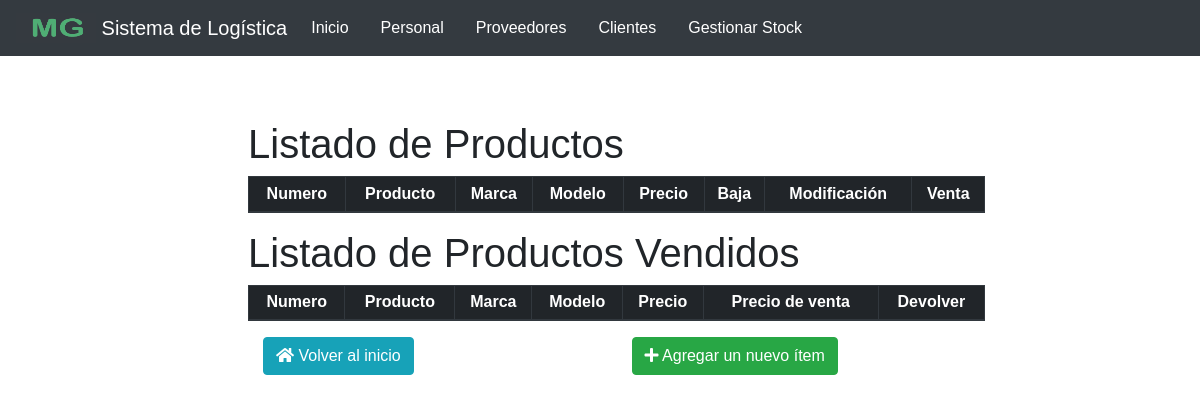
Before: /inventarioo/nuevo.php with the older database file.
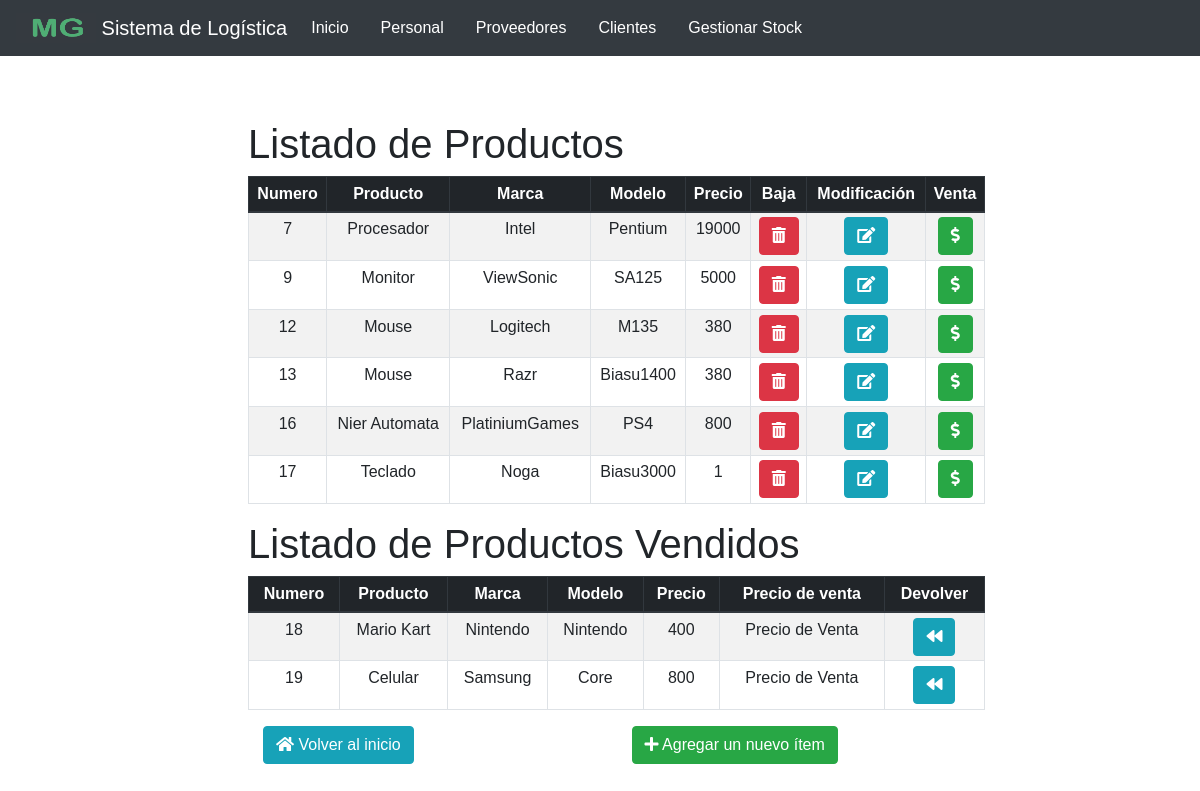
After: the same page with the newer database file.
### tables this page shows
CREATE TABLE `productos` (
  `id` int(10) UNSIGNED NOT NULL,
  `marca` varchar(100) NOT NULL,
  `modelo` varchar(50) NOT NULL,
  `nombre` text NOT NULL,
  `precio` int(11) NOT NULL,
  `activo` int(11) NOT NULL DEFAULT '1'
);

### inventarioo/nuevo.php (the view, shortened to what this page needs)
<!DOCTYPE html>
<html>
	<head>
	<link rel="stylesheet" href="/MasterGame/css/bootstrap.css">
	<link rel="stylesheet" href="https://use.fontawesome.com/releases/v5.3.1/css/all.css">
	</head>
	<body>
		<nav class="navbar navbar-expand-lg navbar-dark bg-dark"
		style="position: sticky; z-index: 1071; top: 0;">
			<div class="d-flex justify-content-end">
		    <a class="navbar-brand" href="../index.html"  style="color: #fff;">
			    <img src="/MasterGame/images/mg2.jpg" width="80" height="30" class="d-inline-block align-top" data-toggle="tooltip" data-placement="bottom" title="Sistema de Logística Master Game">
			    Sistema de Logística
			   </a>
			<div class="nav navbar-nav navbar-right">
				<div class="collapse navbar-collapse" id="navbarText">
					<ul class="navbar-nav mr-auto">
			    		<li class="nav-item active">
			    			<a class="nav-link" href="../index.html" style="margin-right: 1rem; color: #fff;">Inicio <span class="sr-only">(current)</span></a>
			    		</li>
			    		<li class="nav-item" style="margin-right: 1rem;">
			    			<a class="nav-link" href="../empleados/FichasEmpleados.php" style="color: #fff;">Personal</a>
			    		</li>
			    		<li class="nav-item" style="margin-right: 1rem;">
			    			<a class="nav-link" href="../proveedores/Proveedores.php" style="color: #fff;">Proveedores</a>
			    		</li>
			    		<li class="nav-item" style="margin-right: 1rem;">
			    			<a class="nav-link" href="../clientes/crud.php" style="color: #fff;">Clientes</a>
			    		</li>
			    		<li class="nav-item" style="margin-right: 1rem;">
			    			<a class="nav-link" href="../inventarioo/nuevo.php" style="color: #fff;">Gestionar Stock</a>
			    		</li>
			    	</ul>
				</div>
			</div>
		</nav>
		<div class="container-fluid" style="margin-top: 3rem;">
			<div class="row flex-xl-nowrap">
				<div class="col-12 col-md-3 col-xl-2 bd-sidebar">
				</div>
				<main class="col-12 col-md-9 col-xl-8 py-md-3 pl-md-5 bd-content">
					<?php
						$pdo=conectar();
						echo "<h1>Listado de Productos</h1>";
						$modificar= $pdo->prepare("SELECT id, nombre, marca, modelo, precio, activo FROM productos WHERE activo = 1 ORDER BY id ASC;");
						$modificar-> execute();
						$modificacion = $modificar->fetchAll(PDO::FETCH_ASSOC);
						echo '<table class="table table-bordered table-sm table-hover table-striped" style="text-align:center;">
								<thead class="thead-dark" style="text-align:center";>
									<tr>
										<th>Numero</th>
										<th>Producto</th>
										<th>Marca</th>
										<th>Modelo</th>
										<th>Precio</th>
										<th>Baja</th>
										<th>Modificación</th>
										<th>Venta</th>
									</tr>
								</thead>';
						foreach ($modificacion as $unaModificacion) {
							echo '<tr>';
							echo '<td>'.$unaModificacion['id'].'</td>';
							echo '<td>'.$unaModificacion['nombre'].'</td>';
							echo '<td>'.$unaModificacion['marca'].'</td>';
							echo '<td>'.$unaModificacion['modelo'].'</td>';
							echo '<td>'.$unaModificacion['precio'].'</td>';
							if($unaModificacion['activo'] == 1) {
							echo '<td>
									<button type="button" class="btn btn-danger" data-toggle="modal" data-target="#Modal'.$unaModificacion['id'].'">
									  <i class="fa fa-trash-alt"></i>
									</button>';
										echo '<div class="modal-footer">';
										echo '</div>
									  </td>';
							}
							echo '<td>
									<button type="button" class="btn btn-info" data-toggle="modal" data-target="#exampleModal'.$unaModificacion['id'].'">
									  <i class="fa fa-edit"></i>
									</button>';
									echo '<div class="modal fade" id="exampleModal'.$unaModificacion['id'].'" tabindex="-1" role="dialog" aria-labelledby="exampleModalLabel" aria-hidden="true">
									  <div class="modal-dialog" role="document">
									    <div class="modal-content">
									      <div class="modal-header">
									        <h5 class="modal-title" id="exampleModalLabel1">Modificar Producto</h5>
									        <button type="button" class="close" data-dismiss="modal" aria-label="Close">
									          <span aria-hidden="true">&times;</span>
									        </button>
									      </div>
									      <div class="modal-body">';
												echo '<form action="prodmodificado.php" method="post">';
												echo '</form>
												</div>
									      </div>
									    </div>
									  </div>
									</div>
								  </td>';
								echo '<td>
									<button type="button" class="btn btn-success" data-toggle="modal" data-target="#Modal_venta'.$unaModificacion['id'].'">
									  <i class="fa fa-dollar-sign"></i>
									</button>';
									echo '<div class="modal fade" id="Modal_venta'.$unaModificacion['id'].'" tabindex="-1" role="dialog" aria-labelledby="exampleModalLabel" aria-hidden="true">
									  <div class="modal-dialog" role="document">
									    <div class="modal-content">
									      <div class="modal-header">
									        <h5 class="modal-title" id="exampleModalLabel1">Vender Producto</h5>
									        <button type="button" class="close" data-dismiss="modal" aria-label="Close">
									          <span aria-hidden="true">&times;</span>
									        </button>
									      </div>
									      <div class="modal-body">';
									 echo '</div>
									    </div>
									  </div>
									</div>
								  </td>
								</tr>';
						}
						?>
						</table style="margin-bottom: 3rem;">
						<?php
						$pdo=conectar();
						echo "<h1>Listado de Productos Vendidos</h1>";
						$modificar1= $pdo->prepare("SELECT id, nombre, marca, modelo, precio, activo FROM productos WHERE activo = 0 ORDER BY id ASC;");
						$modificar1-> execute();
						$modificacion1 = $modificar1->fetchAll(PDO::FETCH_ASSOC);
						echo '<table class="table table-bordered table-sm table-hover table-striped" style="text-align:center;">
								<thead class="thead-dark" style="text-align:center";>
									<tr>
										<th>Numero</th>
										<th>Producto</th>
										<th>Marca</th>
										<th>Modelo</th>
										<th>Precio</th>
										<th>Precio de venta</th>
										<th>Devolver</th>
									</tr>
								</thead>';
						foreach ($modificacion1 as $unaModificacion1) {
							echo '<tr>';
							echo '<td>'.$unaModificacion1['id'].'</td>';
							echo '<td>'.$unaModificacion1['nombre'].'</td>';
							echo '<td>'.$unaModificacion1['marca'].'</td>';
							echo '<td>'.$unaModificacion1['modelo'].'</td>';
							echo '<td>'.$unaModificacion1['precio'].'</td>';
							echo '<td>Precio de Venta</td>';
							if($unaModificacion1['activo'] == 0) {
							echo '<td>
									<button type="button" class="btn btn-info" data-toggle="modal" data-target="#Modal_Devolucion'.$unaModificacion1['id'].'">
									  <i class="fas fa-backward"></i>
									</button>';
									echo '<div class="modal fade" id="Modal_Devolucion'.$unaModificacion1['id'].'" tabindex="-1" role="dialog" aria-labelledby="exampleModalLabel" aria-hidden="true">
									  <div class="modal-dialog" role="document">
									    <div class="modal-content">
									      <div class="modal-header">
									        <h5 class="modal-title" id="Modal_Devolucion">Devolver Producto</h5>
									        <button type="button" class="close" data-dismiss="modal" aria-label="Close">
									          <span aria-hidden="true">&times;</span>
									        </button>
									      </div>
									      <div class="modal-body">';
									 echo '</div>
									    </div>
									  </div>
									</div>
								  </td>
								</tr>';
							}
						}
						?>
						</table style="margin-bottom: 3rem;">
						<div class="container">
							<div class="row">
								<div class="col-6">
									<a class="btn btn-info" href=../index.html><i class="fa fa-home"></i> Volver al inicio </a>
								</div>
								<div class="col-6">
									<button type="button" class="btn btn-success" data-toggle="modal" data-target="#exampleModal">
									  <i class="fa fa-plus"></i> Agregar un nuevo ítem
									</button>
									</div>
								</div>
							</div>
						</div>
			</div>
	</body>
</html>

### inventarioo/nuevo.php (style rules this page uses)
body { font-family: Arial; }

Changed rows visible on the page:
added productos: id "7", nombre "Procesador", marca "Intel", modelo "Pentium", precio "19000", shown under "Listado de Productos"
added productos: id "9", nombre "Monitor", marca "ViewSonic", modelo "SA125", precio "5000", shown under "Listado de Productos"
added productos: id "12", nombre "Mouse", marca "Logitech", modelo "M135", precio "380", shown under "Listado de Productos"
added productos: id "13", nombre "Mouse", marca "Razr", modelo "Biasu1400", precio "380", shown under "Listado de Productos"
added productos: id "16", nombre "Nier Automata", marca "PlatiniumGames", modelo "PS4", precio "800", shown under "Listado de Productos"
added productos: id "17", nombre "Teclado", marca "Noga", modelo "Biasu3000", precio "1", shown under "Listado de Productos"
added productos: id "18", nombre "Mario Kart", marca "Nintendo", modelo "Nintendo", precio "400", shown under "Listado de Productos Vendidos"
added productos: id "19", nombre "Celular", marca "Samsung", modelo "Core", precio "800", shown under "Listado de Productos Vendidos"
